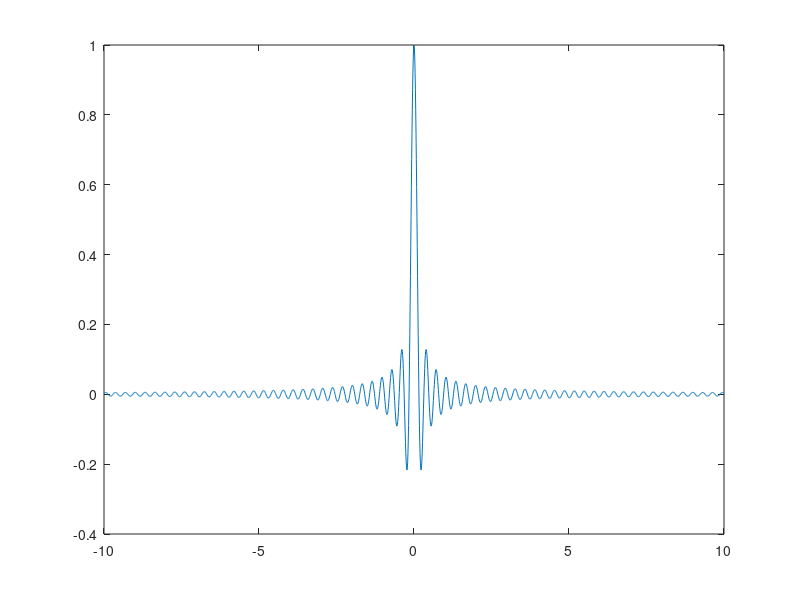
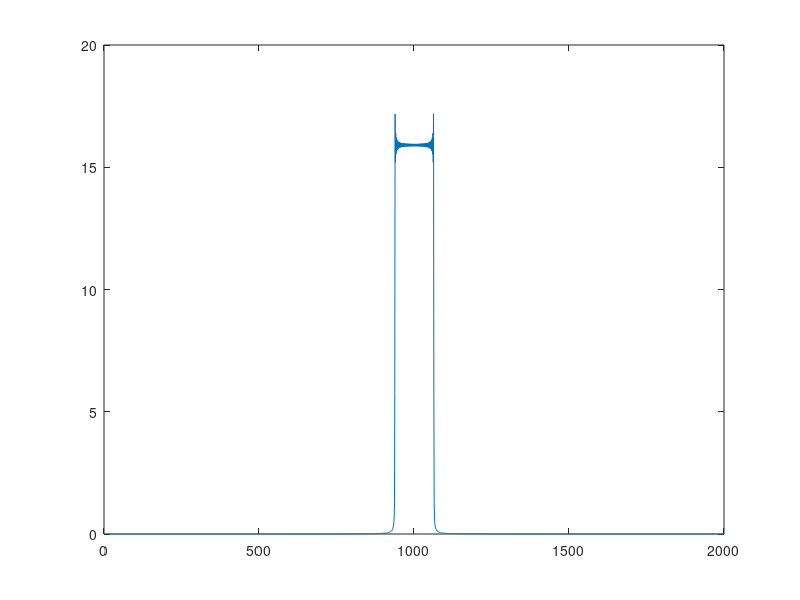
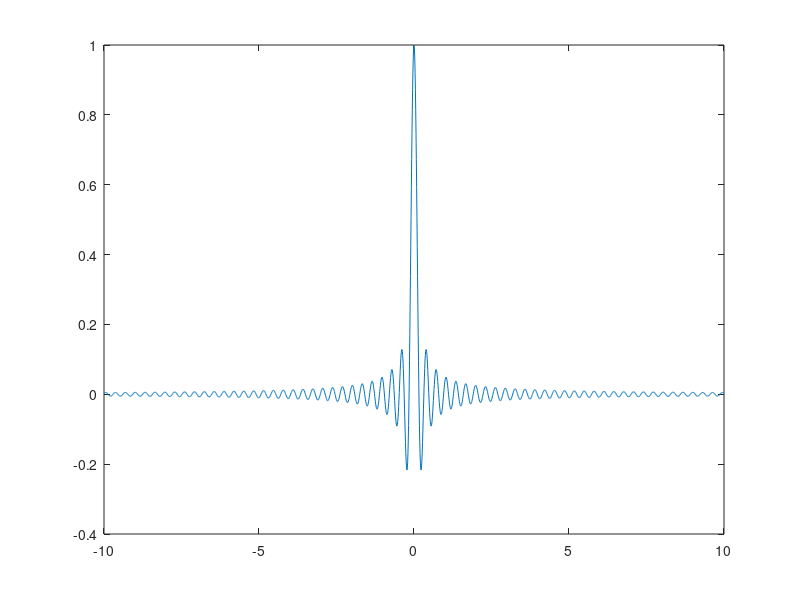

The MATLAB script that drew these images, in order: (Note: this script raises an error after producing the figures.)
%% Projeto 1
%% Autor: eu

%% Projeto 1.3
%  descricao do projeto Projeto 
close all; clear
...

%% Projeto 1.4
%  descricao do projeto Projeto 
%% mostrar um sinc de x fourier
close all; clear
x = linspace(-10,10,2000); % variavel x de 2000 pontos
y = sinc(2*pi*x); % sinc(x)
plot(x, y)  % graficar o sinc

myfft = fft(y); % trasnsformada rapida de fourier

myfft=fftshift(myfft);

figure
plot(abs(myfft))

myifft = ifft(myfft);% trasnsformada rapida inversa de fourier

figure
plot(x,abs(myifft))

%% Projeto 1.4
%  descricao do projeto Projeto 
%% mostrar um sinc de x haar
close all; clear
x = linspace(-10,10,2000); % variavel x de 2000 pontos
y = sinc(2*pi*x); % sinc(x)
plot(x, y)  % graficar o sinc

[a,d] = haart(y,4);   

figure

subplot(5,1,1); plot(a)
subplot(5,1,2); plot(d{1})
subplot(5,1,3); plot(d{2})
subplot(5,1,4); plot(d{3})
subplot(5,1,5); plot(d{4})

